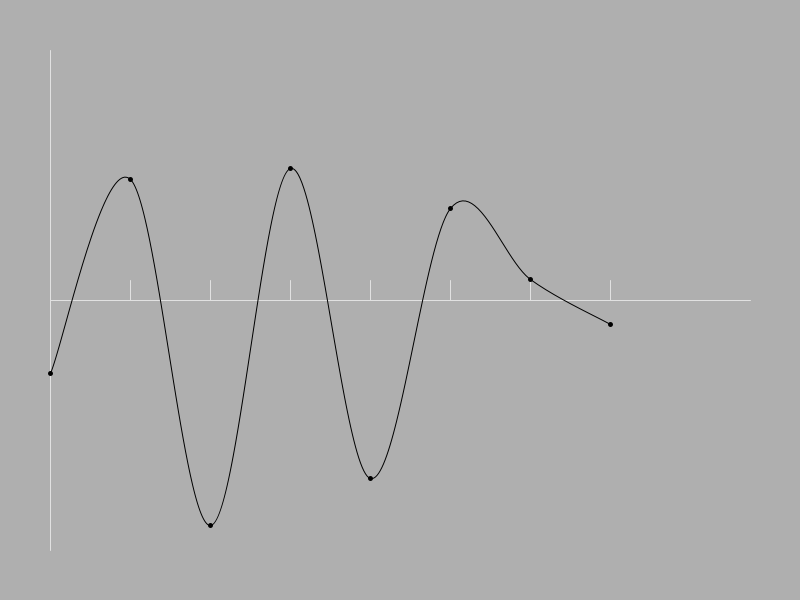
Frame 1 (no input)
Frame 60 (the mouse pressed at the canvas centre just before this capture): identical to frame 1, image omitted
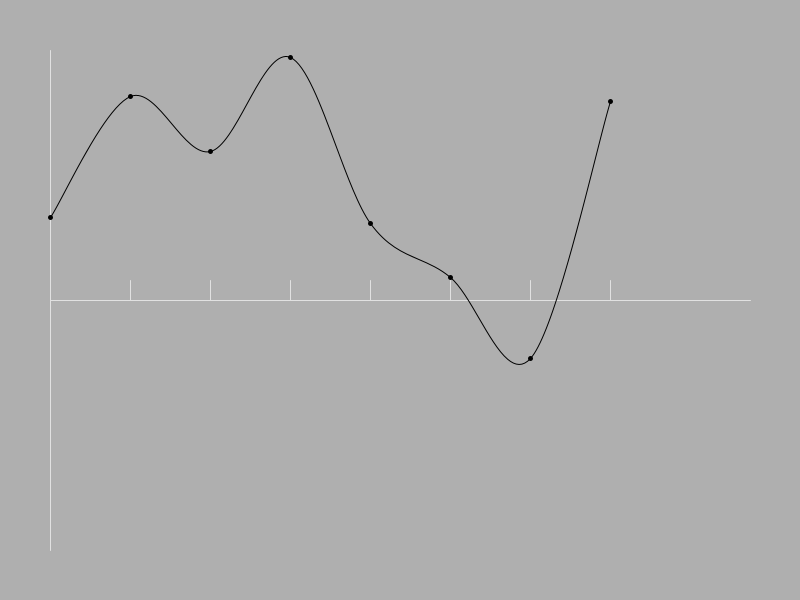
Frame 120 (the mouse held since frame 60 and released just before this capture)

The Processing sketch that drew these frames (run headless with seeded random() and noise(); from frame 60 on, the mouse is pressed at the canvas centre):

// Processing sketch: bit2atom_181119_01
// ── bit2atom_181119_01.pde
float[] pY = new float[8];
int step = 80;
int leftMargin = 50;

void setup(){
  size(800, 600);
  background(175);
  initiateData();
}

void initiateData(){
  dataGeneration();
}

void draw(){
  background(175);
  drawDiagram();
}

void dataGeneration() {
  for (int i = 0; i < pY.length; i++) {
    pY[i] = random(50, height-50);
  }
}

void mousePressed(){
  initiateData();
}

void drawDiagram(){
  guideLines();
  //drawLines();
  drawCurve();
  drawPoints();
}

void guideLines(){
  float gXs = leftMargin;
  float gXe = width-leftMargin;
  strokeWeight(1);
  stroke(175+50);
  line(gXs, height/2, gXe, height/2);
  
  float yy = leftMargin;
  float yy2 = height - leftMargin;
  line(leftMargin, yy, leftMargin, yy2);
  
  for (int i = 0; i < pY.length; i++) {
    line(leftMargin + step * i, height/2-20, leftMargin + step * i, height/2);
  }
}

void drawLines() {
  strokeWeight(1);
  for (int i = 0; i < pY.length-1; i++) {
    float xx = leftMargin + step * i;
    float xx2 = leftMargin + step * (i+1);
    stroke(0);
    line(xx, pY[i], xx2, pY[i+1]);
  }
}

void drawCurve() {
  strokeWeight(1);
  stroke(0);
  noFill();
  beginShape();
  curveVertex(leftMargin, pY[0]);
  for (int i = 0; i < pY.length; i++) {
    float xxx = leftMargin + step * i;
    curveVertex(xxx, pY[i]);
  }
  curveVertex(leftMargin + step * (pY.length - 1), pY[pY.length-1]);
  endShape();
}

void drawPoints() {
  for (int i = 0; i < pY.length; i++) {
    float xx = leftMargin + step * i;
    strokeWeight(5);
    stroke(0);
    point(xx, pY[i]);
  }
}
